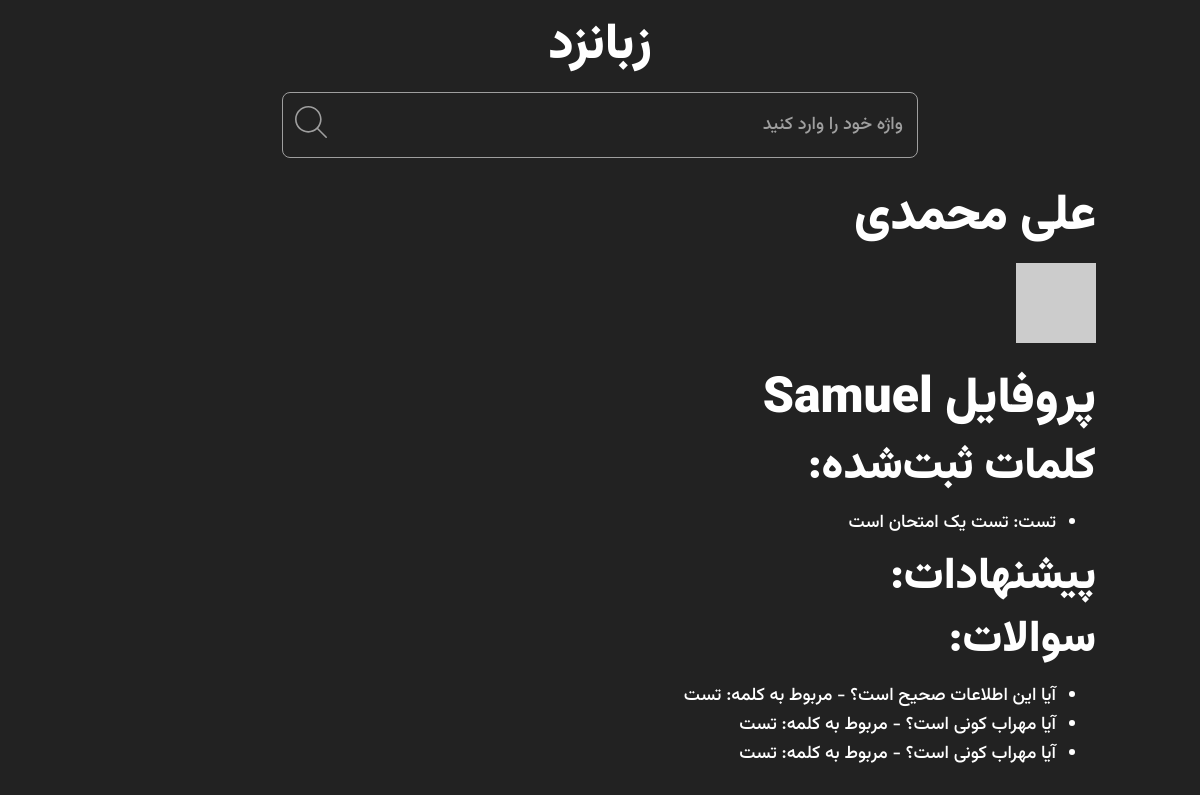
Page /profile/user/Samuel/ on the committed database.
### Authentication/models.py (models this page shows, shortened)
class User(AbstractUser):
    email = models.EmailField(unique=True, validators=[validate_email_domain])
    bio = models.TextField(blank=True , max_length=100)
    hits = models.ManyToManyField(IPAddress, related_name="hits", blank=True, editable=False)
    score = models.IntegerField(default=0, editable=False)
    is_banned = models.BooleanField(default=False, editable=False)
    class Meta:
        verbose_name = "حساب"
        verbose_name_plural = "حساب ها"

### Word/models.py (models this page shows, shortened)
class Words(models.Model):
    STATUS_CHOICES = [
        ('d', 'پیش نویس'),
        ('p', 'منتشر شده'),
        ('r', 'رد شده'),  # اضافه کردن وضعیت رد شده
    ]
    user = models.ForeignKey(User, on_delete=models.CASCADE, null=True, blank=True)
    word = models.CharField(max_length=50, verbose_name="کلمه")
    slug = models.SlugField(max_length=50, unique=True, editable=False)  # Slug فقط در ایجاد ساخته شود
    meaning = models.TextField()
    example = models.TextField()
    status = models.CharField(max_length=10, choices=STATUS_CHOICES, default='d')
    class Meta:
        verbose_name = 'کلمه'
        verbose_name_plural = 'کلمه‌ها'

class Ask(models.Model):
    ask_to = models.ForeignKey(Words, on_delete=models.CASCADE, null=True, blank=True)
    user = models.ForeignKey(User, on_delete=models.CASCADE, null=True, blank=True)  # اینجا تغییر کرد
    question = models.TextField()
    class Meta:
        verbose_name = 'سوال'
        verbose_name_plural = 'سوالات'

### Authentication/views.py (the view)
# urls.py: path("user/<str:username>/",view=UserProfile,name="UserProfile"),
def UserProfile(request, username):
    user = get_object_or_404(User, username=username)
    ip_address = request.user.ip_address
    if ip_address not in user.hits.all():
        user.hits.add(ip_address)
    words = Words.objects.filter(user=user)
    suggestions = Suggestion.objects.filter(user=user)
    questions = Ask.objects.filter(user=user)
    return render(request, 'registration/profile.html', context={
        'site_name': settings.SITE_NAME,
        'avatar': get_gravatar_url(user.email),
        'user': user,
        'words': words,
        'suggestions': suggestions,
        'questions': questions,
    })

### Authentication/utils.py (called while the page is built)
def get_gravatar_url(email, size=100):
    email_hash = hashlib.md5(email.strip().lower().encode()).hexdigest()
    return f"https://www.gravatar.com/avatar/{email_hash}?s={size}&d=identicon"

### Home/Middleware.py (called while the page is built)
    def __call__(self, request):
        x_forwarded_for = request.META.get('HTTP_X_FORWARDED_FOR')
        if x_forwarded_for:
            ip = x_forwarded_for.split(',')[0]
        else:
            ip = request.META.get('REMOTE_ADDR')
        ip_address, created = IPAddress.objects.update_or_create(
            ipAddr=ip,
            defaults={"last_seen": now()}  # به‌روزرسانی زمان آخرین بازدید
        )
        request.user.ip_address = ip_address  # اتصال IP به کاربر
        response = self.get_response(request)
        return response

### Templates/registration/profile.html (shortened to what this page needs)
{% extends "../Base/Base.html" %}
{% load static %}
{% block main %}
<h1>{{ user.get_full_name }}</h1>
<img src="{{ avatar|default:'/static/images/default-avatar.jpg' }}" alt="Author Photo">
<h1>پروفایل {{ user.username }}</h1>
<h2>کلمات ثبت‌شده:</h2>
{% if words %}
    <ul>
        {% for word in words %}
            <li><a href="{% url 'Word:word_detail' word.slug %}">{{ word.word }}</a>: {{ word.meaning }}</li>
        {% endfor %}
    </ul>
{% else %}
    <p>هیچ کلمه‌ای ثبت نشده است.</p>
{% endif %}
<h2>پیشنهادات:</h2>
<h2>سوالات:</h2>
{% if questions %}
    <ul>
        {% for question in questions %}
            <li>
                {{ question.question }}
                - مربوط به کلمه: <a href="{% url 'Word:word_detail' question.ask_to.slug %}">{{ question.ask_to.word }}</a>
            </li>
        {% endfor %}
    </ul>
{% else %}
    <p>هیچ سوالی ثبت نشده است.</p>
{% endif %}
{% endblock main %}

### Static/app.css (style rules this page uses)
:root { --dark: #222; --gray: #9f9f9f; --white: #fff; --app-fill-clr: var(--white); --app-bg-clr: var(--dark); --font-family: 'Vazirmatn', Helvetica Neue Arabic-Arabic, system-ui, -apple-system, BlinkMacSystemFont, "Segoe UI", Roboto, Arial, "Noto Sans", sans-serif, "Apple Color Emoji", "Segoe UI Emoji", "Segoe UI Symbol", "Noto Color Emoji"; --width: 39.75rem; }
html { line-height: 1.15; -webkit-text-size-adjust: 100%; }
body { margin: 0; }
h1 { font-size: 2em; margin: 0.67em 0; }
a { background-color: transparent; }
img { border-style: none; }
a { color: inherit; text-decoration: none; }
*, *::before, *::after { -webkit-tap-highlight-color: transparent; scroll-behavior: smooth; box-sizing: border-box; }
body { margin: 0; color: var(--app-fill-clr); font-weight: 500; font-size: 1.125rem; line-height: 1.6; font-family: var(--font-family); text-wrap: balance; background-color: var(--app-bg-clr); }
h1, h2, h3, h4, h5, h6 { line-height: 1; font-weight: 900; }
h1 { font-size: 3.125rem; margin: 1.325rem auto; }
h2 { font-size: 2.75rem; margin: 1.175rem auto; }

### rows in the picture
User: get_full_name "علی محمدی", username "Samuel"
Words: word "تست", meaning "تست یک امتحان است"
Ask: question "آیا این اطلاعات صحیح است؟", ask_to.word "تست"
Ask: question "آیا مهراب کونی است؟", ask_to.word "تست"
Ask: question "آیا مهراب کونی است؟", ask_to.word "تست"
